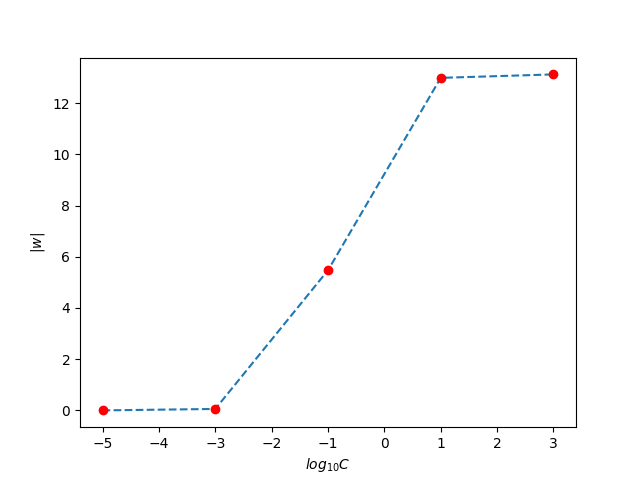

This figure's Python source:
import numpy as np
import matplotlib.pyplot as plt
import matplotlib.path as mpath
# data pre-processing
train = []
C_array = [1e-5, 1e-3, 1e-1, 1e1, 1e3]
with open("features.train", 'r') as f:
	for line in f:
		train.append([float(i) for i in line.split()])

train = np.asarray(train)

x, y = [], []
for i in train:
	digit, inten, symm = i[0], i[1], i[2]
	x.append([inten, symm])
	y.append(digit)

x, y = np.asarray(x), np.asarray(y)
y[y!=0] = -1
y[y==0] = 1
plot_x, plot_y = [-5, -3, -1, 1, 3], []
from sklearn import svm
for c in C_array:
	clf = svm.SVC(C = c,kernel='linear', verbose=False)
	clf.fit(x, y)
	plot_y.append(np.sqrt(np.sum(clf.coef_**2)))
plot_x, plot_y = np.asarray(plot_x), np.asarray(plot_y)
plt.plot(plot_x, plot_y, marker = 'o', mec = 'red', mfc = 'red', linestyle = '--')
plt.xlabel(r'$log_{10} C$')
plt.ylabel(r'$\left | w \right |$')
plt.savefig('11.png')
plt.show()
